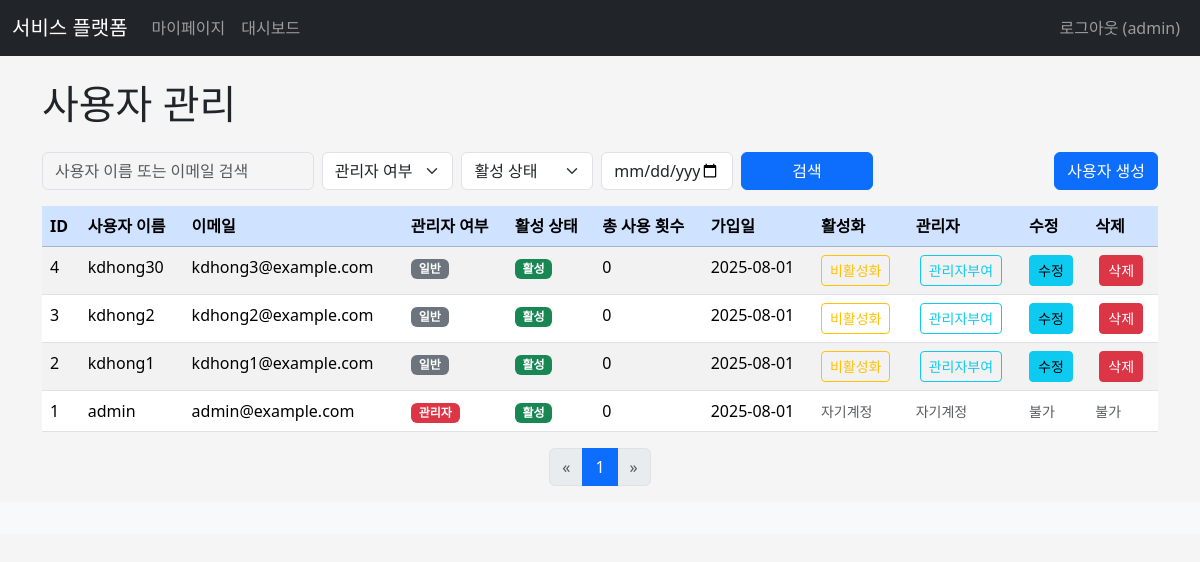
/adminx/manage_users (signed in), run on an earlier commit of the app's database.
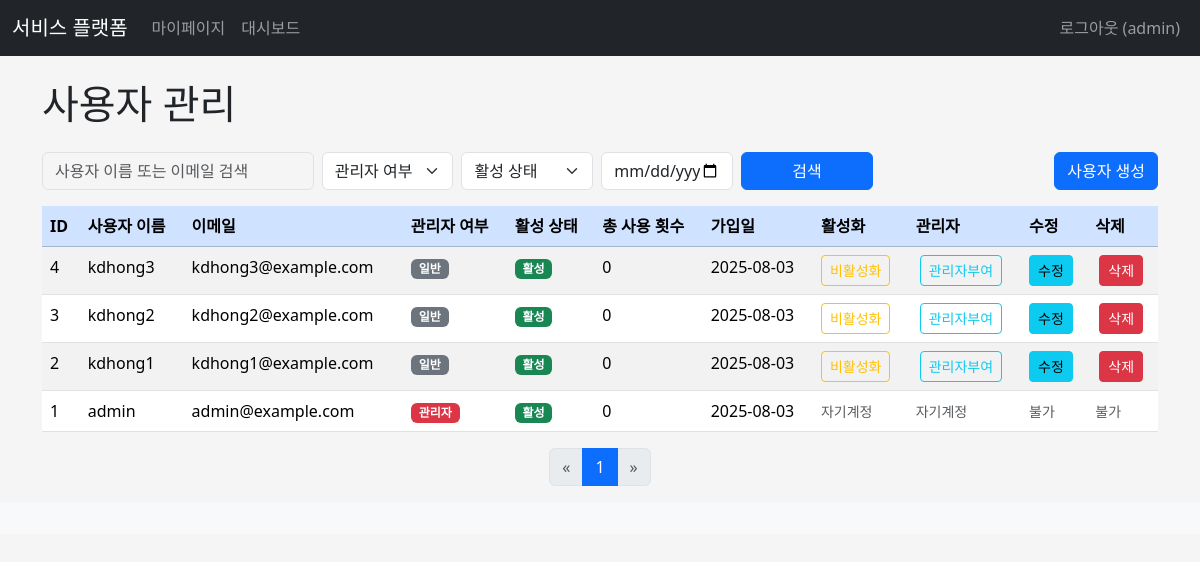
And on a later commit of the database.
### apps/dbmodels.py (models this page shows, shortened)
class User(db.Model, UserMixin):  # db.Model, UserMixin 상속하는 User 클래스 생성
    __tablename__= "users"  # 삭제시, 테이블 이름은 Model 이름 소문자
    id=db.Column(db.Integer,primary_key=True)
    username=db.Column(db.String, index=True)
    email=db.Column(db.String, unique=True, index= True)
    password_hash=db.Column(db.String)
    is_admin=db.Column(db.Boolean,default=False)
    is_active=db.Column(db.Boolean, default=True)  # 활성화 여부
    usage_count = db.Column(db.Integer, default=0)
    daily_limit = db.Column(db.Integer, default=1000)
    monthly_limit = db.Column(db.Integer, default=5000)
    created_at=db.Column(db.DateTime, default= datetime.now)
    updated_at=db.Column(db.DateTime, default= datetime.now, onupdate=datetime.now)
    subscriptions = db.relationship('Subscription', backref='user', lazy=True, cascade='all, delete-orphan')
    @property
    def password(self):
        """
        Prevent direct reading of the password.
        Attempting to read `user.password` will raise an AttributeError.
        """
        raise AttributeError('password is not a readable attribute')
    @property
    def is_authenticated(self):
        return True

### apps/adminx/views.py (the view, shortened to what this page needs)
@adminx.route('/manage_users', methods=['GET', 'POST'])
@admin_required
def manage_users():
    PER_PAGE = 10
    page = request.args.get('page', 1, type=int)
    search_query = request.args.get('search', '', type=str)
    is_admin_query = request.args.get('is_admin', '', type=str) # 'true', 'false', or ''
    is_active_query = request.args.get('is_active', '', type=str) # 'true', 'false', or ''
    created_at_query = request.args.get('created_at', '', type=str) # YYYY-MM-DD format
    users_query = User.query
    if is_admin_query:
        if is_admin_query == 'true':
            users_query = users_query.filter(User.is_admin == True)
        elif is_admin_query == 'false':
            users_query = users_query.filter(User.is_admin == False)
    if is_active_query:
        if is_active_query == 'true':
            users_query = users_query.filter(User.is_active == True)
        elif is_active_query == 'false':
            users_query = users_query.filter(User.is_active == False)
    users_pagination = users_query.order_by(User.created_at.desc()).paginate(page=page, per_page=PER_PAGE, error_out=False)
    users = users_pagination.items
    return render_template(
        'adminx/manage_users.html',
        title='사용자 관리',
        users=users,
        pagination=users_pagination,
        search_query=search_query,
        is_admin_query=is_admin_query,
        is_active_query=is_active_query,
        created_at_query=created_at_query,
    )

### apps/adminx/templates/adminx/manage_users.html (shortened to what this page needs)
{% extends "base.html" %}
{% block content %}
<h1 class="mb-4">사용자 관리</h1>
<div class="row mb-3 align-items-end">
    <div class="col-md-9 col-12">
        <form action="{{ url_for('adminx.manage_users') }}" method="GET">
            <div class="row g-2">
                <div class="col-md-4 col-12">
                    <input type="search" name="search" class="form-control" placeholder="사용자 이름 또는 이메일 검색"
                           value="{{ search_query if search_query }}" aria-label="Search">
                </div>
                <div class="col-md-2 col-6">
                    <select name="is_admin" class="form-select">
                        <option value="">관리자 여부</option>
                    </select>
                </div>
                <div class="col-md-2 col-6">
                    <select name="is_active" class="form-select">
                        <option value="">활성 상태</option>
                    </select>
                </div>
                <div class="col-md-2 col-12">
                    <input type="date" name="created_at" class="form-control" placeholder="가입일"
                           value="{{ created_at_query if created_at_query }}" aria-label="Registration Date">
                </div>
                <div class="col-md-2 col-12 d-grid">
                    <button class="btn btn-primary" type="submit">검색</button>
                </div>
            </div>
        </form>
    </div>
    <div class="col-md-3 col-12 mt-2 mt-md-0 d-grid d-md-block text-md-end">
        <a href="{{ url_for('adminx.create_user') }}" class="btn btn-primary user-create-btn">사용자 생성</a>
    </div>
</div>
{% if users %}
<div class="table-responsive">
    <table class="table table-hover table-striped">
        <thead class="table-primary">
            <tr>
                <th scope="col">ID</th>
                <th scope="col">사용자 이름</th>
                <th scope="col">이메일</th>
                <th scope="col">관리자 여부</th>
                <th scope="col">활성 상태</th>
                <th scope="col">총 사용 횟수</th>
                <th scope="col">가입일</th>
                <th scope="col">활성화</th>
                <th scope="col">관리자</th>
                <th scope="col">수정</th>
                <th scope="col">삭제</th>
            </tr>
        </thead>
        <tbody>
            {% for user in users %}
            <tr>
                <td>{{ user.id }}</td>
                <td>{{ user.username }}</td>
                <td>{{ user.email }}</td>
                <td>
                    {% if user.is_admin %}
                        <span class="badge bg-danger">관리자</span>
                    {% else %}
                        <span class="badge bg-secondary">일반</span>
                    {% endif %}
                </td>
                <td>
                    {% if user.is_active %}
                        <span class="badge bg-success">활성</span>
                    {% else %}
                        <span class="badge bg-warning text-dark">비활성</span>
                    {% endif %}
                </td>
                <td>{{ user.usage_count }}</td>
                <td>{{ user.created_at.strftime('%Y-%m-%d') }}</td>
                <td>
                    {% if user.id != current_user.id %}
                        <form method="POST" action="{{ url_for('adminx.toggle_user_active', user_id=user.id, search=search_query, page=pagination.page, is_admin=is_admin_query, is_active=is_active_query, created_at=created_at_query) }}" style="display:inline;">
                            <button type="submit" class="btn btn-sm {% if user.is_active %}btn-outline-warning{% else %}btn-outline-success{% endif %}"
                                    onclick="return confirm('이 사용자의 계정 상태를 변경하시겠습니까?');">
                                {{ '비활성화' if user.is_active else '활성화' }}
                            </button>
                        </form>
                    {% else %}
                        <small class="text-muted">자기계정</small>
                    {% endif %}
                </td>
                <td>
                    {% if user.id != current_user.id %}
                        <form method="POST" action="{{ url_for('adminx.toggle_user_admin', user_id=user.id, search=search_query, page=pagination.page, is_admin=is_admin_query, is_active=is_active_query, created_at=created_at_query) }}" style="display:inline;" class="ms-1">
                            <button type="submit" class="btn btn-sm {% if user.is_admin %}btn-outline-danger{% else %}btn-outline-info{% endif %}"
                                    onclick="return confirm('이 사용자의 관리자 권한을 변경하시겠습니까?');">
                                {{ '관리자해제' if user.is_admin else '관리자부여' }}
                            </button>
                        </form>
                    {% else %}
                        <small class="text-muted">자기계정</small>
                    {% endif %}
                </td>
                <td>
                    {% if user.id != current_user.id %}
                        <a href="{{ url_for('adminx.edit_user', user_id=user.id) }}" class="btn btn-sm btn-info">수정</a>
                    {% else %}
                        <small class="text-muted">불가</small>
                    {% endif %}
                </td>
                <td>
                    {% if user.id != current_user.id %}
                        <form method="POST" action="{{ url_for('adminx.delete_user', user_id=user.id, search=search_query, page=pagination.page, is_admin=is_admin_query, is_active=is_active_query, created_at=created_at_query) }}" style="display:inline;" class="ms-1">
                            <button type="submit" class="btn btn-sm btn-danger"
                                    onclick="return confirm('정말로 {{ user.username }} 사용자를 삭제하시겠습니까? 이 작업은 되돌릴 수 없습니다.');">
                                삭제
                            </button>
                        </form>
                    {% else %}
                        <small class="text-muted">불가</small>
                    {% endif %}
                </td>
            </tr>
            {% endfor %}
        </tbody>
    </table>
</div>
<nav aria-label="Page navigation">
    <ul class="pagination justify-content-center">
        {% if pagination.has_prev %}
        <li class="page-item">
            <a class="page-link" href="{{ url_for('adminx.manage_users', page=pagination.prev_num, search=search_query, is_admin=is_admin_query, is_active=is_active_query, created_at=created_at_query) }}" aria-label="Previous">
                <span aria-hidden="true">&laquo;</span>
            </a>
        </li>
        {% else %}
        <li class="page-item disabled">
            <span class="page-link">&laquo;</span>
        </li>
        {% endif %}
        {% for p in pagination.iter_pages() %}
            {% if p %}
                {% if p == pagination.page %}
                <li class="page-item active" aria-current="page"><span class="page-link">{{ p }}</span></li>
                {% else %}
                <li class="page-item"><a class="page-link" href="{{ url_for('adminx.manage_users', page=p, search=search_query, is_admin=is_admin_query, is_active=is_active_query, created_at=created_at_query) }}">{{ p }}</a></li>
                {% endif %}
            {% else %}
                <li class="page-item disabled"><span class="page-link">...</span></li>
            {% endif %}
        {% endfor %}
        {% if pagination.has_next %}
        <li class="page-item">
            <a class="page-link" href="{{ url_for('adminx.manage_users', page=pagination.next_num, search=search_query, is_admin=is_admin_query, is_active=is_active_query, created_at=created_at_query) }}" aria-label="Next">
                <span aria-hidden="true">&raquo;</span>
            </a>
        </li>
        {% else %}
        <li class="page-item disabled">
            <span class="page-link">&raquo;</span>
        </li>
        {% endif %}
    </ul>
</nav>
{% else %}
<div class="alert alert-info" role="alert">
    등록된 사용자가 없습니다.
</div>
{% endif %}
{% endblock %}

### apps/templates/base.html (shortened to what this page needs)
<!doctype  html><html lang="ko"><head><meta charset="UTF-8">
<link href="https://cdn.jsdelivr.net/npm/bootstrap@5.3.7/dist/css/bootstrap.min.css" rel="stylesheet">
<link rel="stylesheet" href={{ url_for('static', filename = 'css/style.css')}}/>
{% block head %}{% endblock %} </head>
<body>
<nav class="navbar navbar-expand-lg navbar-dark bg-dark">
    <div class="container-fluid">
        <a class="navbar-brand" href="{{ url_for('main.index') }}">서비스 플랫폼</a>
        <div class="collapse navbar-collapse" id="navbarNav">
            <ul class="navbar-nav me-auto mb-2 mb-lg-0">
                {% if current_user.is_authenticated %}
                    <li class="nav-item">
                        <a class="nav-link" href="{{ url_for('mypagex.dashboard') }}">마이페이지</a>
                    </li>
                    {% if current_user.is_admin %}
                        <li class="nav-item">
                            <a class="nav-link" href="{{ url_for('adminx.dashboard') }}">대시보드</a></li>
                    {% endif %}
                {% endif %}
            </ul>
            <ul class="navbar-nav">
                {% if current_user.is_authenticated %}
                    <li class="nav-item">
                        <a class="nav-link" href="{{ url_for('auth.logout') }}">로그아웃 ({{ current_user.username }})</a>
                    </li>
                {% endif %}
            </ul>
        </div>
    </div>
</nav>
<main role="main" class="container mt-4">
    {% block content %}{% endblock %}
</main>
<footer class="footer mt-auto py-3 bg-light">
    </footer>
</body></html>

### apps/static/css/style.css (style rules this page uses)
.user-create-btn { width: 100%; }
@media (min-width: 768px) { .user-create-btn { width: auto; } }
body { background-color: #f5f5f5; }
input[type="search"] { background-color: #f5f5f5; }

### apps/adminx/templates/adminx/manage_users.html (style rules this page uses)
.user-create-btn { width: 100%; }
@media (min-width: 768px) { .user-create-btn { width: auto; } }

What changed in the data, as far as the page shows it:
changed User "admin": created_at "2025-08-01" → "2025-08-03"
changed User "kdhong3@example.com": username "kdhong30" → "kdhong3"; created_at "2025-08-01" → "2025-08-03"
changed User "kdhong2": created_at "2025-08-01" → "2025-08-03"
changed User "kdhong1": created_at "2025-08-01" → "2025-08-03"
